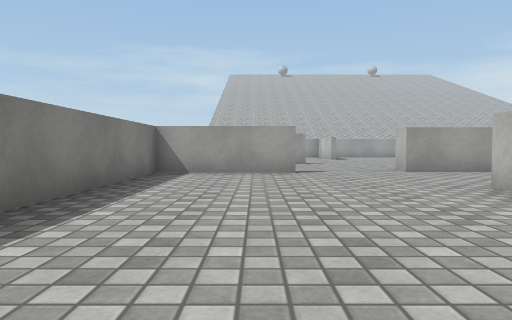
view 1 (above)

21 first-person views from a walk through a 3-D level made in the Unity game engine. The camera is 0.55 m above the floor, tilts 2° down and sees 70° across. The floor is counted in squares, 1 m on a side. Each view is taken from the middle of a square. On the plan, view 1 faces up. The plan holds only what a view shows up to about 9 squares ahead; the rest is blank. The place goes on beyond the plan. The player is left out. Surface patterns are stand-ins for the level's own textures.

view 2
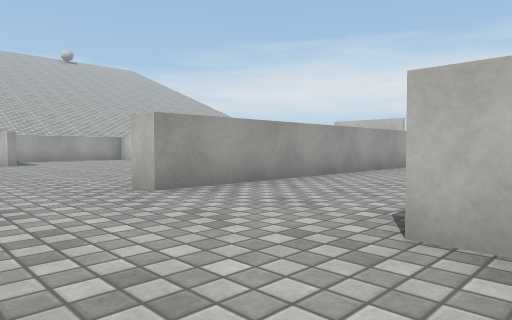

view 3
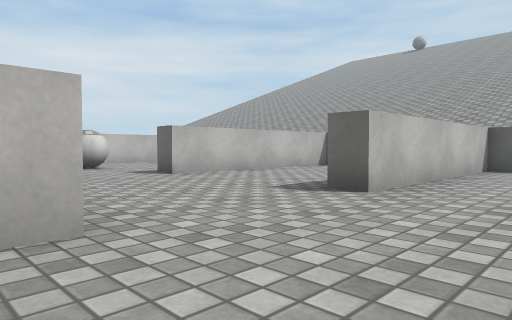

view 4
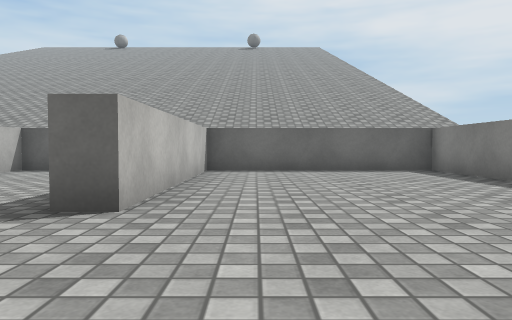

view 5
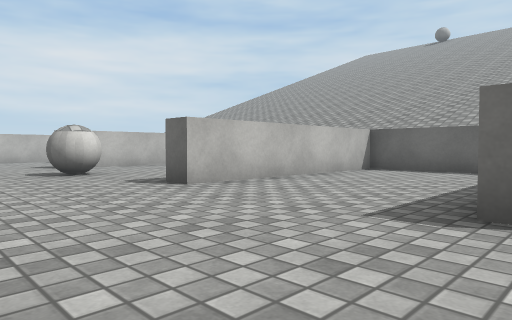

view 6
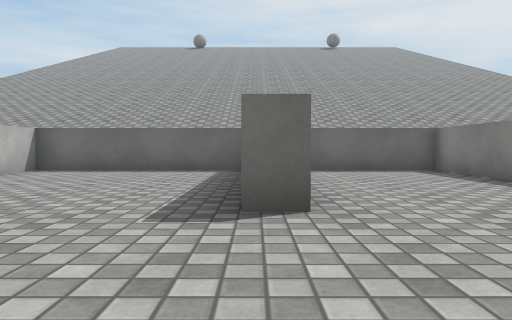

view 7
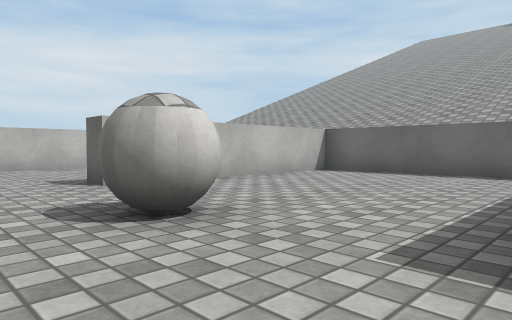

view 8
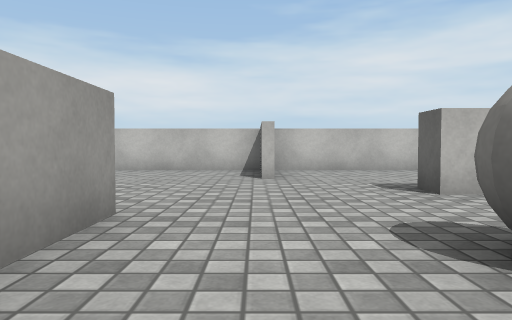

view 9
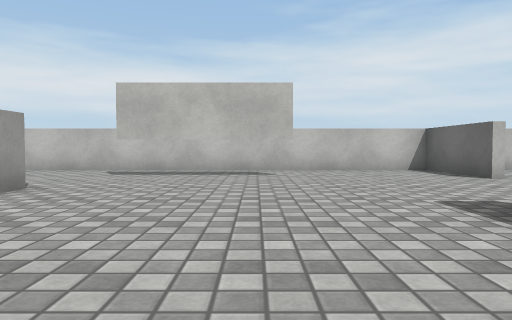

view 10
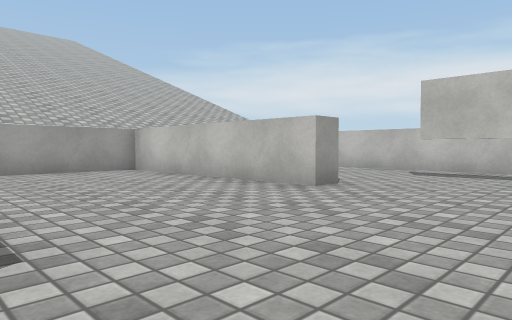

view 11
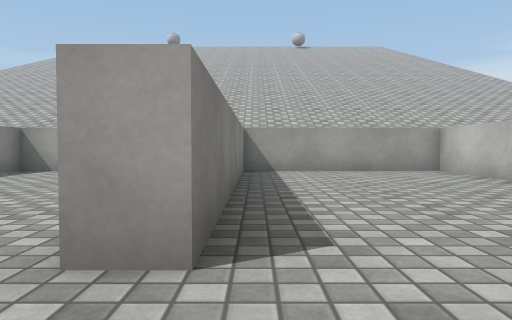

view 12
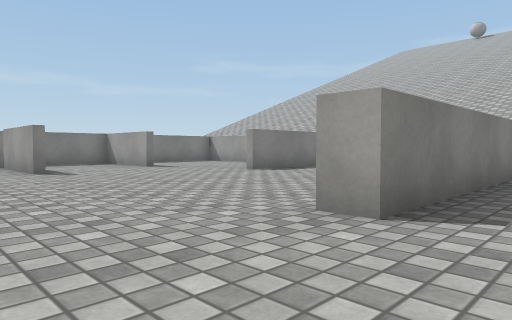

view 13
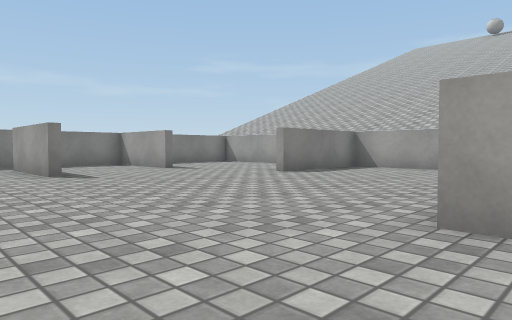

view 14
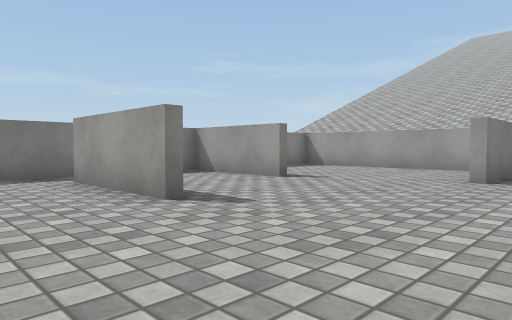

view 15
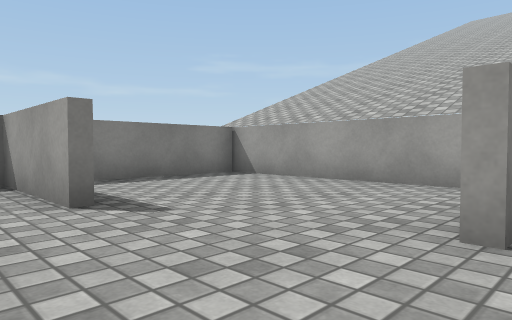

view 16
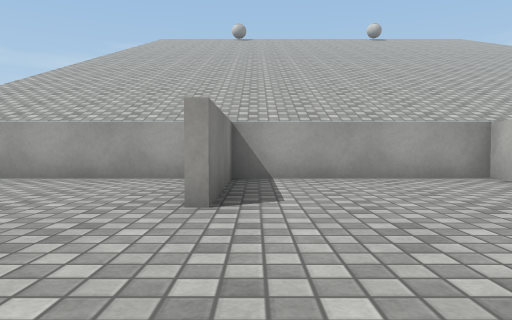

view 17
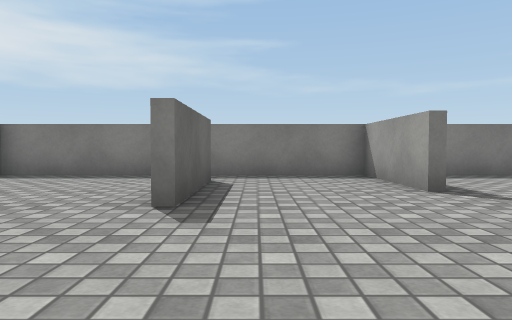

view 18
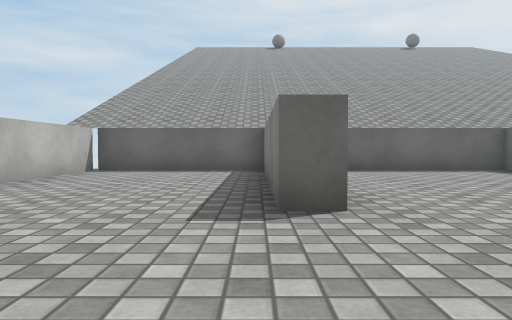

view 19
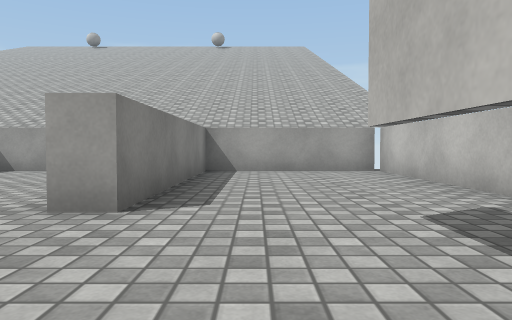

view 20
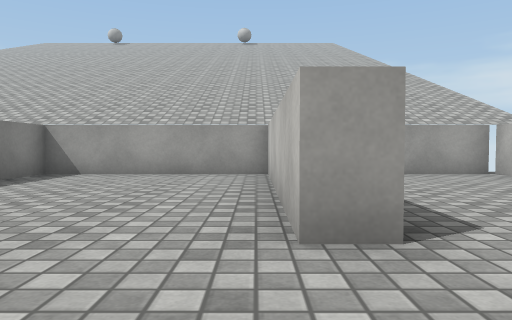

view 21
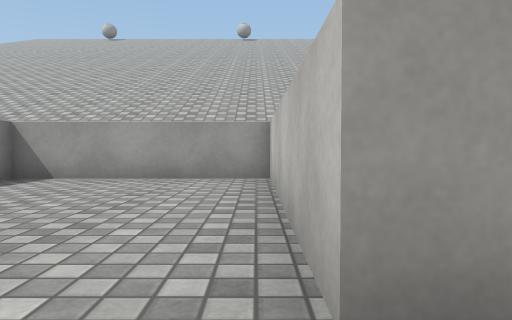

### Floor plan
Key: @ floor where view 1 was taken; # wall or solid block; . floor; B white ball; T thing the floor can be seen under or through.
Columns run from 3 left of view 1 to 18 right of it. Each row starts with its distance up from view 1.
 20 ######################
 19 #......#...#.....#...#
 18 #......#...#.....#...#
 17 #......#...#.....#...#
 16 #..........#.....#...#
 15 ####.......#.....#...#
 14 #..........#.........#
 13 #..........#.......T.#
 12 #.###..............T.#
 11 #..................T.#
 10 #....................#
  9 #......#########.....#
  8 ####.................#
  7 #..................###
  6 #.............B......#
  5 #......#......B......#
  4 #......#...#.....#...#
  3 #......#...#.....#...#
  2 #......#...#.....#...#
  1 #......#...#.....#...#
  0 #..@...#...#.....#...#
 -1 ######################

Where each view was taken, in squares from view 1:
view 1: 0 up, 0 right, facing up
view 2: 4 up, 1 right, facing up-right
view 3: 9 up, 1 right, facing down-right
view 4: 8 up, 2 right, facing down
view 5: 8 up, 3 right, facing down-right
view 6: 8 up, 8 right, facing down
view 7: 7 up, 8 right, facing down-right
view 8: 7 up, 9 right, facing right
view 9: 11 up, 9 right, facing right
view 10: 11 up, 9 right, facing up-right
view 11: 11 up, 9 right, facing up
view 12: 10 up, 10 right, facing up-left
view 13: 10 up, 9 right, facing up-left
view 14: 10 up, 5 right, facing up-left
view 15: 14 up, 4 right, facing up-left
view 16: 13 up, 4 right, facing up
view 17: 13 up, 5 right, facing left
view 18: 8 up, 14 right, facing down
view 19: 11 up, 15 right, facing up
view 20: 12 up, 13 right, facing up
view 21: 13 up, 13 right, facing up
